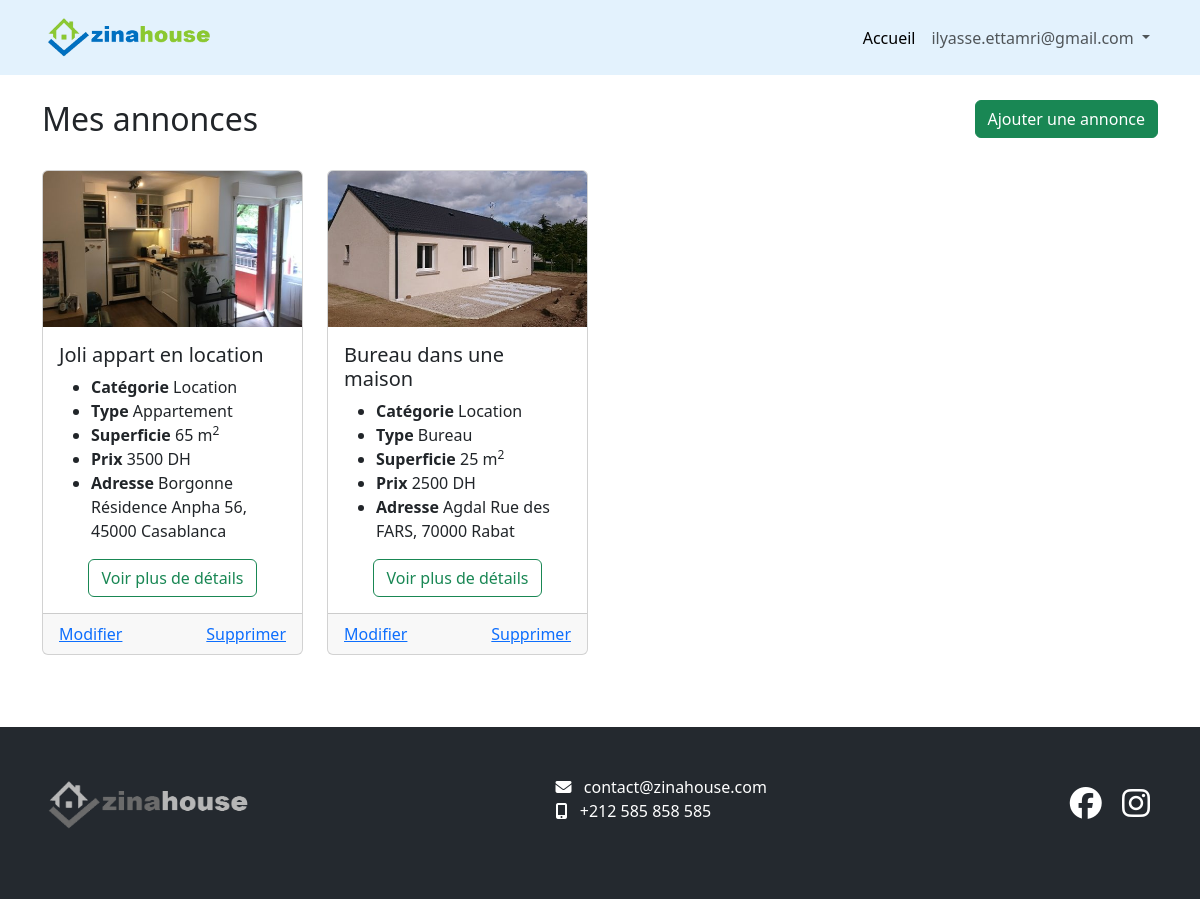
Screenshot of /my-announcements (signed in) with the database file from the repository.
### tables this page shows
CREATE TABLE `image` (
  `id` int(11) NOT NULL,
  `file_name` varchar(400) DEFAULT NULL,
  `type` varchar(50) DEFAULT NULL,
  `announcement_id` int(11) NOT NULL,
  `created_at` datetime DEFAULT NULL,
  `updated_at` datetime DEFAULT NULL
);

CREATE TABLE `announcement` (
  `id` int(11) NOT NULL,
  `client_id` int(11) NOT NULL,
  `title` varchar(250) NOT NULL,
  `price` int(11) NOT NULL,
  `category` varchar(50) NOT NULL,
  `type` varchar(50) NOT NULL,
  `superficie` int(11) NOT NULL,
  `address` varchar(250) NOT NULL,
  `postal_code` varchar(10) NOT NULL,
  `city` varchar(100) NOT NULL,
  `created_at` datetime NOT NULL,
  `updated_at` datetime NOT NULL
);

### includes/_functions.php (called while the page is built, shortened)
<?php
function require_with($pg, $vars = [])
{
	extract($vars);
	require $pg;
}
function getUser()
{
	if (isset($_SESSION['client'])) {
		return $_SESSION['client'];
	}
	return false;
}

### pages/my-announcements.php (called while the page is built, shortened)
<?php
$client = getUser();
$sql = "SELECT `announcement`.*, `image`.file_name
FROM `announcement`
LEFT JOIN `image` ON announcement.`id` = image.announcement_id  AND  image.type = 'primary'
WHERE client_id = " . $client['id'];
$inst = $pdo->prepare($sql);
$inst->execute();
$announcements = $inst->fetchall(PDO::FETCH_ASSOC);
require_with('templates/my-announcements.html.php', [
    'announcements' => $announcements
]);

### includes/_item.php (the view)
<div class="card">
    <img src="/uploads/<?php echo $announcement['file_name'] ?>" class="card-img-top" alt="...">
    <div class="card-body">
        <h5 class="card-title"><?php echo $announcement['title'] ?></h5>
        <div class="card-text">
            <ul>
                <li> <strong>Catégorie</strong> <?php echo $announcement['category'] ?></li>
                <li> <strong>Type</strong> <?php echo $announcement['type'] ?></li>
                <li> <strong>Superficie</strong> <?php echo $announcement['superficie'] ?> m<sup>2</sup></li>
                <li> <strong>Prix</strong> <?php echo $announcement['price'] ?> DH</li>
                <li> <strong>Adresse</strong>
                    <?php echo $announcement['address'] ?>,
                    <?php echo $announcement['postal_code'] ?>
                    <?php echo $announcement['city'] ?>
                </li>
            </ul>
            <div class="text-center">
                <a href="/details/?id=<?php echo $announcement['id'] ?>" class="btn btn-outline-success">Voir plus de détails</a>
            </div>
        </div>
    </div>
    <?php if (isset($ud)) : ?>
        <div class="card-footer d-flex justify-content-between">
            <a href="/edit/?id=<?php echo $announcement['id'] ?>">Modifier</a>
            <a href="/delete/?id=<?php echo $announcement['id'] ?>" class="js-link-confirm">Supprimer</a>
        </div>
    <?php endif; ?>
</div>

### templates/my-announcements.html.php
<div class="container">
    <div class="row">
        <div class="col d-flex justify-content-between">
            <h2>Mes annonces</h2>
            <div>
                <a href="/new" class="btn btn-success">Ajouter une annonce</a>
            </div>
        </div>
    </div>
    <div class="row py-4">
        <?php foreach ($announcements as $announcement) : ?>
            <div class="col-lg-3 mb-5">
                <?php require_with('includes/_item.php', ['announcement' => $announcement, 'ud' => true]) ?>
            </div>
        <?php endforeach; ?>
    </div>
</div>

### css/main1.css (style rules this page uses)
html, body { margin: 0; padding: 0; }

### rows the page displays
image: file_name (picture), announcement.title "Joli appart en location", announcement.category "Location", announcement.type "Appartement", announcement.superficie "65", announcement.price "3500", announcement.address "Borgonne Résidence Anpha 56", announcement.postal_code "45000", announcement.city "Casablanca"
image: file_name (picture), announcement.title "Bureau dans une maison", announcement.category "Location", announcement.type "Bureau", announcement.superficie "25", announcement.price "2500", announcement.address "Agdal Rue des FARS", announcement.postal_code "70000", announcement.city "Rabat"

### other values shown
$user['email'] "ilyasse.ettamri@gmail.com"
